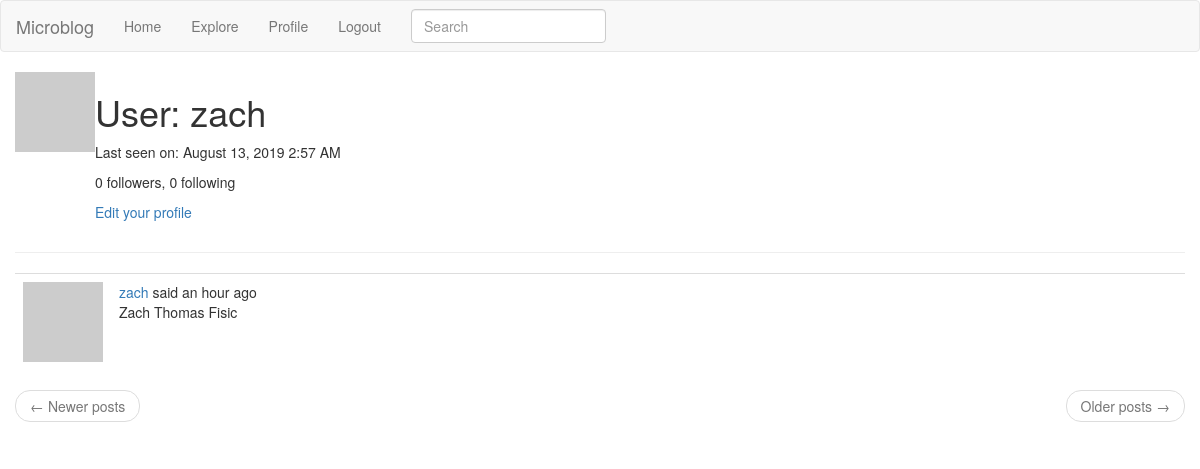
The app's page /user/zach (signed in), older data.
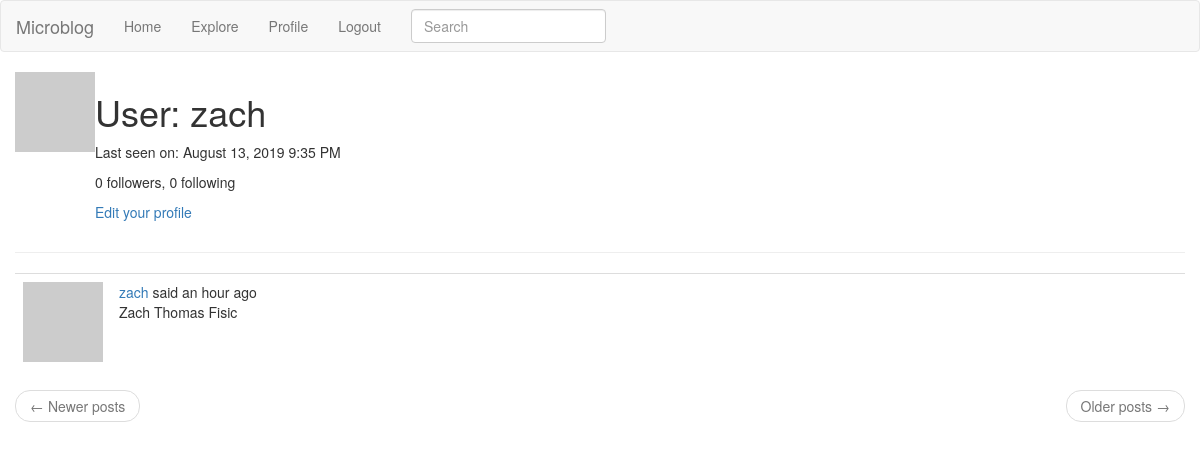
The same page, newer data.
### app/models.py (models this page shows, shortened)
class User(UserMixin, db.Model):
  id = db.Column(db.Integer, primary_key=True)
  username = db.Column(db.String(64), index=True, unique=True)
  email = db.Column(db.String(120), index=True, unique=True)
  password_hash = db.Column(db.String(128))
  posts = db.relationship('Post', backref='author', lazy='dynamic')
  about_me = db.Column(db.String(140))
  last_seen = db.Column(db.DateTime, default=datetime.utcnow)
  followed = db.relationship(
    'User',
    secondary=followers,
    primaryjoin=(followers.c.follower_id == id),
    secondaryjoin=(followers.c.followed_id == id),
    backref=db.backref('followers', lazy='dynamic'),
    lazy='dynamic'
  )
  def avatar(self, size):
    digest = md5(self.email.lower().encode('utf-8')).hexdigest()
    return 'https://www.gravatar.com/avatar/{}?d=identicon&s={}'.format(digest, size)

class SearchableMixin(object):
  @classmethod
  def before_commit(cls, session):
    session._changes = {
      'add': list(session.new),
      'update': list(session.dirty),
      'delete': list(session.deleted)
    }
  @classmethod
  def after_commit(cls, session):
    for obj in session._changes['add']:
      if isinstance(obj, SearchableMixin):
        add_to_index(obj.__tablename__, obj)
    for obj in session._changes['update']:
      if isinstance(obj, SearchableMixin):
        add_to_index(obj.__tablename__, obj)
    for obj in session._changes['delete']:
      if isinstance(obj, SearchableMixin):
        remove_from_index(obj.__tablename__, obj)
    session._changes = None

class Post(SearchableMixin, db.Model):
  __searchable__ = ['body']
  id = db.Column(db.Integer, primary_key=True)
  body = db.Column(db.String(140))
  timestamp = db.Column(db.DateTime, index=True, default=datetime.utcnow)
  user_id = db.Column(db.Integer, db.ForeignKey('user.id'))

### app/main/routes.py (the view)
@bp.route('/user/<username>')
@login_required
def user(username):
  user = User.query.filter_by(username=username).first_or_404()
  page = request.args.get('page', 1, type=int)
  posts = user.posts.order_by(Post.timestamp.desc()).paginate(page, current_app.config['POSTS_PER_PAGE'], False)
  next_url = url_for('main.user', username=user.username, page=posts.next_num) if posts.has_next else None
  prev_url = url_for('main.user', username=user.username, page=posts.prev_num) if posts.has_prev else None
  return render_template('user.html', user=user, posts=posts.items, next_url=next_url, prev_url=prev_url)

### app/main/forms.py
class SearchForm(FlaskForm):
  q = StringField(_l('Search'), validators=[DataRequired()])
  def __init__(self, *args, **kwargs):
    if 'formdata' not in kwargs:
      kwargs['formdata'] = request.args
    if 'csrf_enabled' not in kwargs:
      kwargs['csrf_enabled'] = False
    super(SearchForm, self).__init__(*args, **kwargs)

### app/main/routes.py (called while the page is built)
@bp.before_app_request
def before_request():
  if current_user.is_authenticated:
    current_user.last_seen = datetime.utcnow()
    db.session.commit()
    g.search_form = SearchForm()
  g.locale = str(get_locale())

### app/models.py (called while the page is built)
@login.user_loader
def load_user(id):
  return User.query.get(int(id))

### app/templates/user.html (shortened to what this page needs)
{% extends "base.html" %}
{% block app_content %}
  <table>
    <tr valign="top">
        <td><img src="{{ user.avatar(128) }}"></td>
        <td>
          <h1>{{ _('User') }}: {{ user.username }}</h1>
          {% if user.last_seen %}
          <p>{{ _('Last seen on') }}: {{ moment(user.last_seen).format('LLL') }}</p>
          {% endif %}
          <p>{{ user.followers.count() }} {{ _('followers') }}, {{ user.followed.count() }} {{ _('following') }}</p>
          {% if user == current_user %}
          <p><a href="{{ url_for('main.edit_profile') }}">{{ _('Edit your profile') }}</a></p>
          {% elif not current_user.is_following(user) %}
          <p><a href="{{ url_for('main.follow', username=user.username) }}">{{ _('Follow') }}</a></p>
          {% else %}
          <p><a href="{{ url_for('main.unfollow', username=user.username) }}">{{ _('Unfollow') }}</a></p>
          {% endif %}
        </td>
    </tr>
  </table>
  <hr>
  {% for post in posts %}
    {% include 'post.html' %}
  {% endfor %}
  <nav aria-label="...">
    <ul class="pager">
      <li class="previous{% if not prev_url %} disabled{% endif %}">
        <a href="{{ prev_url or '#' }}">
          <span aria-hidden="true">&larr;</span> {{ _('Newer posts') }}
        </a>
      </li>
      <li class="next{% if not next_url %} disabled{% endif %}">
        <a href="{{ next_url or '#' }}">
          {{ _('Older posts') }} <span aria-hidden="true">&rarr;</span>
        </a>
      </li>
    </ul>
  </nav>
{% endblock %}

### app/templates/base.html (shortened to what this page needs)
{% extends "bootstrap/base.html" %}
{% block navbar %}
  <nav class="navbar navbar-default">
    <div class="container-fluid">
      <div class=navbar-header>
        <span class="navbar-brand">Microblog</span>
      </div>
      <div class="collapse navbar-collapse">
        <ul class="nav navbar-nav">
          <li><a class="nav-item nav-link" href="{{url_for('main.index')}}">{{ _('Home') }}</a></li>
          {% if current_user.is_anonymous %}
          <li><a class="nav-item nav-link" href="{{url_for('auth.login')}}">{{ _('Login') }}</a></li>
          {% else %}
          <li><a class="nav-item nav-link" href="{{url_for('main.explore')}}">{{ _('Explore') }}</a></li>
          <li><a class="nav-item nav-link" href="{{url_for('main.user', username=current_user.username)}}">{{ _('Profile') }}</a></li>
          <li><a class="nav-item nav-link" href="{{url_for('auth.logout')}}">{{ _('Logout') }}</a></li>
          {% endif %}
        </ul>
        {% if g.search_form %}
        <form class="navbar-form navbar-left" method="get" action="{{ url_for('main.search') }}">
          <div class="form-group">
            {{ g.search_form.q(size=20, class="form-control", placeholder=g.search_form.q.label.text) }}
          </div>
        </form>
        {% endif %}
      </div>
    </div>
  </nav>
{% endblock %}
{% block content %}
  <div class="container">
    <div class="row">
      {% block app_content %}{% endblock %}
    </div>
  </div>
{% endblock %}

### app/templates/post.html (shortened to what this page needs)
<table class="table table-hover">
  <tr>
    <td width="70px">
      <a href="{{ url_for('main.user', username=post.author.username) }}">
        <img src="{{ post.author.avatar(70) }}" />
      </a>
    </td>
    <td>
      {{ _('%(username)s said %(when)s', username=user_link, when=moment(post.timestamp).fromNow())
      }}
      <br>
      {{ post.body }}
    </td>
  </tr>
</table>

Row changes from the older to the newer data that the page shows:
changed User "zach": last_seen "August 13, 2019 2:57 AM" → "August 13, 2019 9:35 PM"
